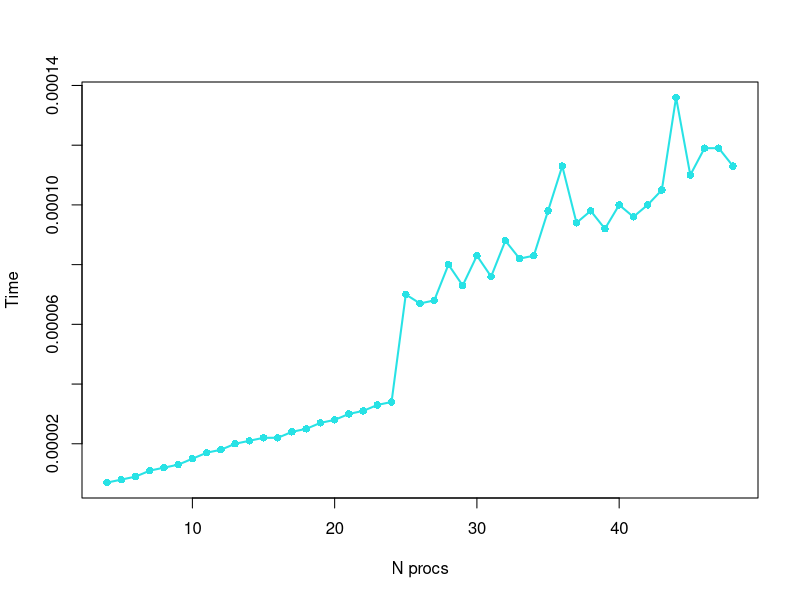

This chart was generated by the following R code:
# Read results obtained by ring.c
setwd("~/DSSC/hpc_assignment1/section1")
times <- data.frame(read.table("results.csv"))

times <- times[-c(1,2,3),]
colnames(times) <- c("n_procs", "time_nonblocking", "time_blocking")

library("ggplot2")
plot(times$n_procs, times$time_nonblocking, type='l', xlab="N procs", ylab="Time", col=5, lwd=2)
points(times$n_procs, times$time_nonblocking,pch=16,col=5)
